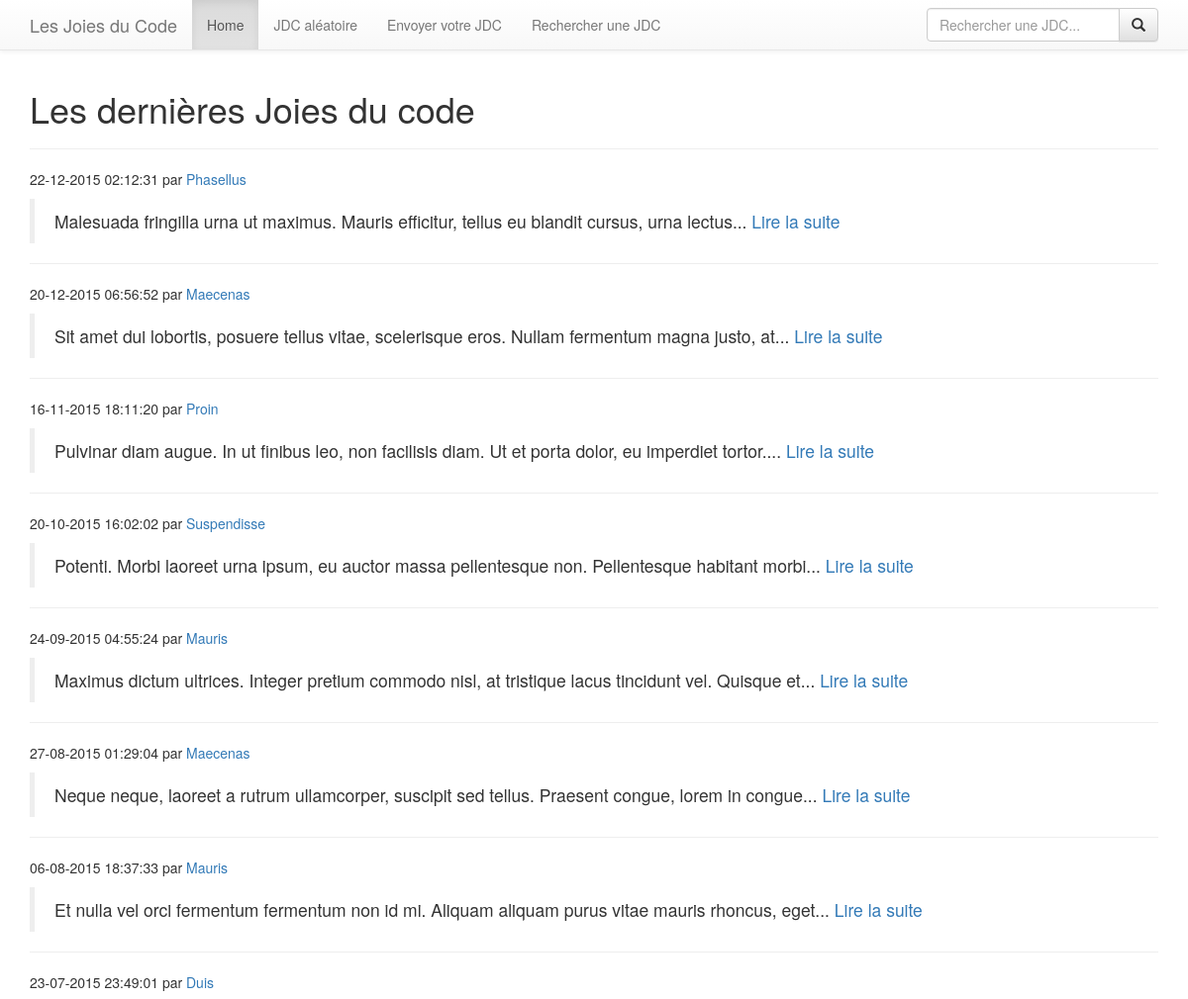
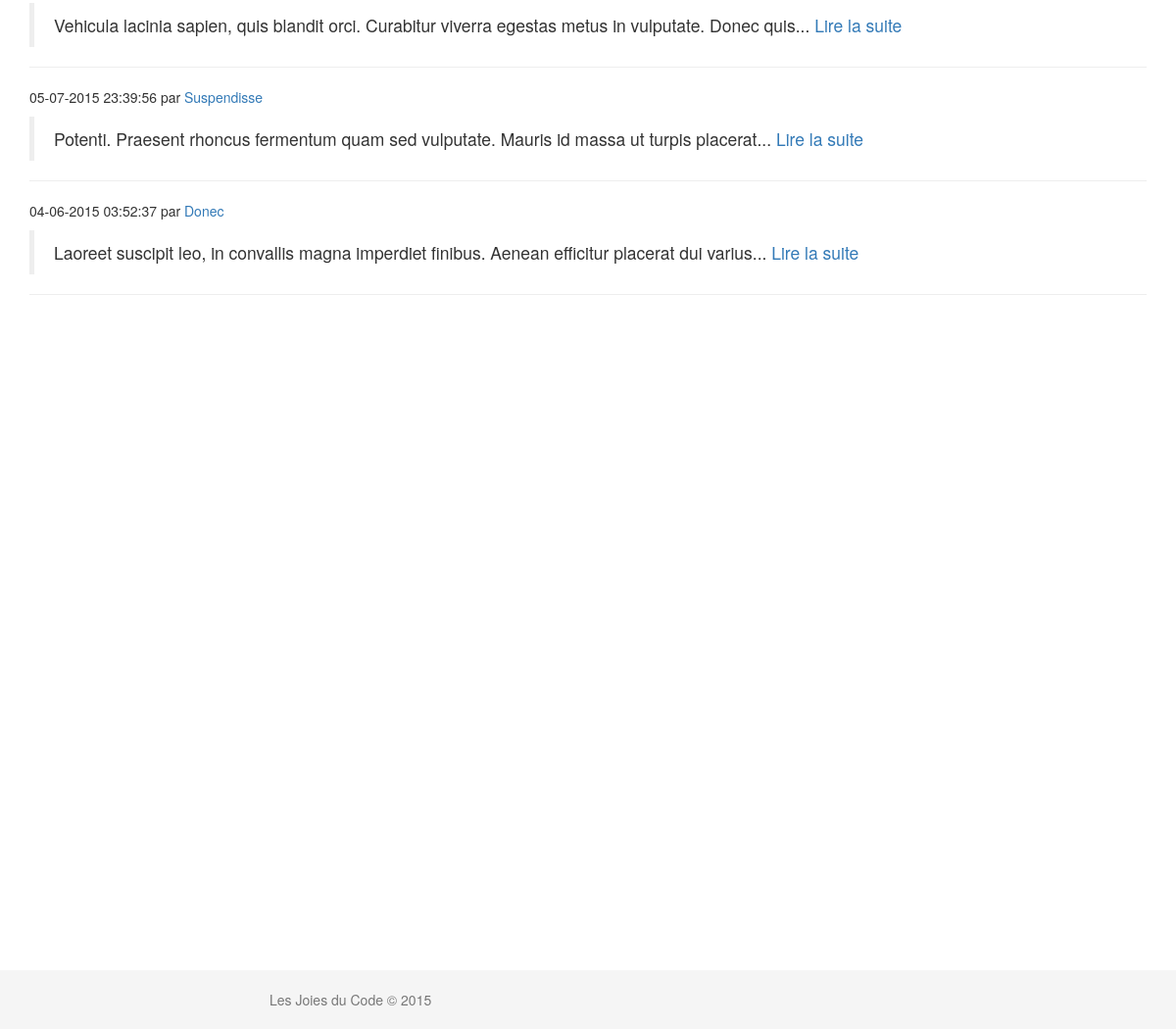
The page / on the database its author committed (2 pictures, top to bottom).
### tables this page shows
CREATE TABLE IF NOT EXISTS `posts` (
`id` int(11) NOT NULL,
  `author` varchar(50) NOT NULL,
  `content` text NOT NULL,
  `creation_date` datetime NOT NULL
);

### inc/config.php (called while the page is built, shortened)
<?php
$root_dir = str_replace(array('\\', 'inc'), array('/', ''), __DIR__);
function class_autoload($class_name) {
	global $root_dir;
    $class_path = $root_dir.'class/'.$class_name.'.class.php';
    if (file_exists($class_path)) {
        return true;
    }
    throw new Exception('Class '.$class_name.' not found from path '.$class_path);
}

### class/Db.class.php (called while the page is built, shortened)
<?php
class Db extends PDO {
	private static $instance;
	public static function getInstance($database = null) {
		$database = !empty($database) ? $database : self::DB;
		if(!isset(self::$instance)) {
			self::$instance = new Db($database);
		}
		return self::$instance;
	}
}

### class/Utils.class.php (called while the page is built)
<?php
class Utils {
	public static function getCamelCase($str) {
		return lcfirst(str_replace(' ', '', ucwords(str_replace('_', ' ', $str))));
	}
	public static function cutString($text, $max_length = 0, $end = '...', $sep = '[@]') {
		if ($max_length > 0 && strlen($text) > $max_length) {
			$text = wordwrap($text, $max_length, $sep, true);
			$text = explode($sep, $text);
			return $text[0].$end;
		}
		return $text;
	}
}

### class/Post.class.php (the view, shortened to what this page needs)
<?php
class Post {
    public function __construct($data = array())    {
        foreach ($data as $key => $value) {
            $method = Utils::getCamelCase('set'.ucfirst($key));
        }
    }
	public static function getList($sql) {
		$result = Db::getInstance()->query($sql)->fetchAll();
		$posts = array();
		foreach($result as $post) {
			$posts[] = new Post($post);
		}
		return $posts;
	}
	public static function displayPost($post, $max_length = 0) {
		$html = '
		<div class="post">
		    <p>'.date('d-m-Y H:i:s', strtotime($post->creation_date)).' par <a href="#">'.$post->author.'</a></p>
		    <blockquote>
		      <p>';
		if ($max_length > 0) {
			$html .= Utils::cutString($post->content, $max_length, '... <a href="post.php?id='.$post->id.'">Lire la suite</a>');
		} else {
			$html .= nl2br($post->content);
		}
		$html .= '
		      </p>
		    </blockquote>
		</div>
		';
		return $html;
	}
	public function setId($id) {
		$this->id = $id;
	}
	public function setAuthor($author) {
		$this->author = $author;
	}
	public function setContent($content) {
		$this->content = $content;
	}
	public function setCreationDate($creation_date) {
		$this->creation_date = $creation_date;
	}
}

### header.php (shortened to what this page needs)
<?php
require_once 'inc/config.php';
$current_page = basename($_SERVER['PHP_SELF']);
?>
<!DOCTYPE html>
<html lang="en">
<head>
	<link rel="stylesheet" href="https://maxcdn.bootstrapcdn.com/bootstrap/3.3.2/css/bootstrap.min.css">
	<link rel="stylesheet" href="https://maxcdn.bootstrapcdn.com/bootstrap/3.3.2/css/bootstrap-theme.min.css">
	<link rel="stylesheet" href="css/styles.css">
</head>
<body>
	<?php include_once 'navbar.php' ?>
	<div class="container">

### navbar.php (shortened to what this page needs)
<?php
$pages = array(
	'index.php' => 'Home',
	'random.php' => 'JDC aléatoire',
	'send.php' => 'Envoyer votre JDC',
	'search.php' => 'Rechercher une JDC'
);
?>
<nav class="navbar navbar-default navbar-fixed-top">
	<div class="container">
		<div class="navbar-header">
			<a class="navbar-brand" href="index.php">Les Joies du Code</a>
		</div>
		<div id="navbar" class="navbar-collapse collapse">
			<ul class="nav navbar-nav">
				<?php
				foreach($pages as $page_url => $page_label) {
					$active = '';
					if ($page_url == $current_page) {
						$active = ' class="active"';
					}
				?>
				<li<?= $active ?>><a href="<?= $page_url ?>"><?= $page_label ?></a></li>
				<?php } ?>
			</ul>
			<form class="navbar-form navbar-right" action="search.php" method="GET">
				<div class="input-group">
					<input name="search" type="text" class="form-control" placeholder="Rechercher une JDC...">
					<span class="input-group-btn">
						<button class="btn btn-default" type="submit">
							<span class="glyphicon glyphicon-search" aria-hidden="true"></span>
						</button>
					</span>
				</div>
			</form>
		</div>
	</div>
</nav>

### index.php
<?php
include_once 'header.php';
$posts = Post::getList('SELECT * FROM posts ORDER BY creation_date DESC LIMIT 10');
?>
		<h1>Les dernières Joies du code</h1>
		<hr>
		<?php
		foreach($posts as $post) {
			echo Post::displayPost($post, 100);
			echo '<hr>';
		}
		?>
<?php include_once 'footer.php' ?>

### footer.php (shortened to what this page needs)
	</div>
	<footer class="footer">
		<div class="container">
			<p class="text-muted">Les Joies du Code © <?= date('Y') ?></p>
		</div>
	</footer>
</body>
</html>

### css/styles.css (style rules this page uses)
html { position: relative; min-height: 100%; }
body { min-height: 2000px; padding-top: 70px; margin-bottom: 60px; }
.footer { position: fixed; bottom: 0; width: 100%; height: 60px; background-color: #f5f5f5; }
.footer .container { width: auto; max-width: 680px; padding: 0 15px; }
.footer .container .text-muted { margin: 20px 0; }

### rows shown on the page
posts: creation_date "22-12-2015 02:12:31", author "Phasellus", content+id "Malesuada fringilla urna ut maximus. Mauris efficitur, tellus eu blandit cursus, urna lectus... Lire la suite"
posts: creation_date "20-12-2015 06:56:52", author "Maecenas", content+id "Sit amet dui lobortis, posuere tellus vitae, scelerisque eros. Nullam fermentum magna justo, at... Lire la suite"
posts: creation_date "16-11-2015 18:11:20", author "Proin", content+id "Pulvinar diam augue. In ut finibus leo, non facilisis diam. Ut et porta dolor, eu imperdiet tortor.... Lire la suite"
posts: creation_date "20-10-2015 16:02:02", author "Suspendisse", content+id "Potenti. Morbi laoreet urna ipsum, eu auctor massa pellentesque non. Pellentesque habitant morbi... Lire la suite"
posts: creation_date "24-09-2015 04:55:24", author "Mauris", content+id "Maximus dictum ultrices. Integer pretium commodo nisl, at tristique lacus tincidunt vel. Quisque et... Lire la suite"
posts: creation_date "27-08-2015 01:29:04", author "Maecenas", content+id "Neque neque, laoreet a rutrum ullamcorper, suscipit sed tellus. Praesent congue, lorem in congue... Lire la suite"
posts: creation_date "06-08-2015 18:37:33", author "Mauris", content+id "Et nulla vel orci fermentum fermentum non id mi. Aliquam aliquam purus vitae mauris rhoncus, eget... Lire la suite"
posts: creation_date "23-07-2015 23:49:01", author "Duis", content+id "Vehicula lacinia sapien, quis blandit orci. Curabitur viverra egestas metus in vulputate. Donec quis... Lire la suite"
posts: creation_date "05-07-2015 23:39:56", author "Suspendisse", content+id "Potenti. Praesent rhoncus fermentum quam sed vulputate. Mauris id massa ut turpis placerat... Lire la suite"
posts: creation_date "04-06-2015 03:52:37", author "Donec", content+id "Laoreet suscipit leo, in convallis magna imperdiet finibus. Aenean efficitur placerat dui varius... Lire la suite"

### other values the page prints
$page_label "Home"
$page_label "JDC aléatoire"
$page_label "Envoyer votre JDC"
$page_label "Rechercher une JDC"
